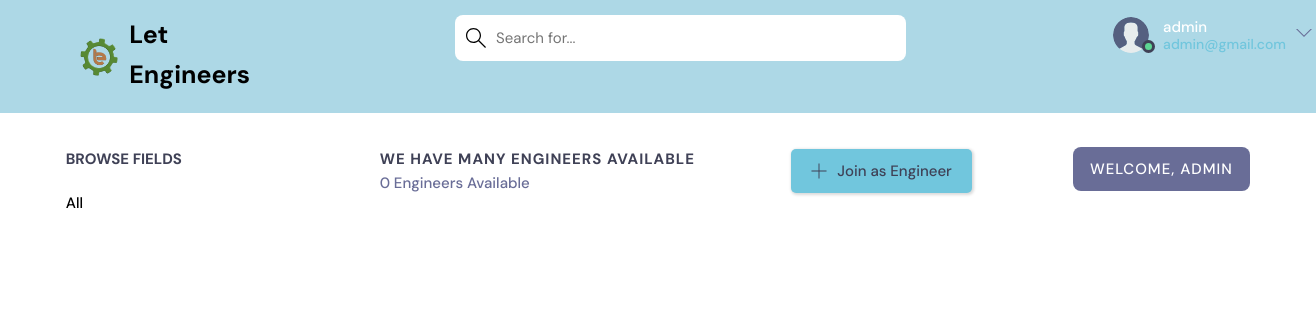
Page /home/ (signed in) on the earlier database version.
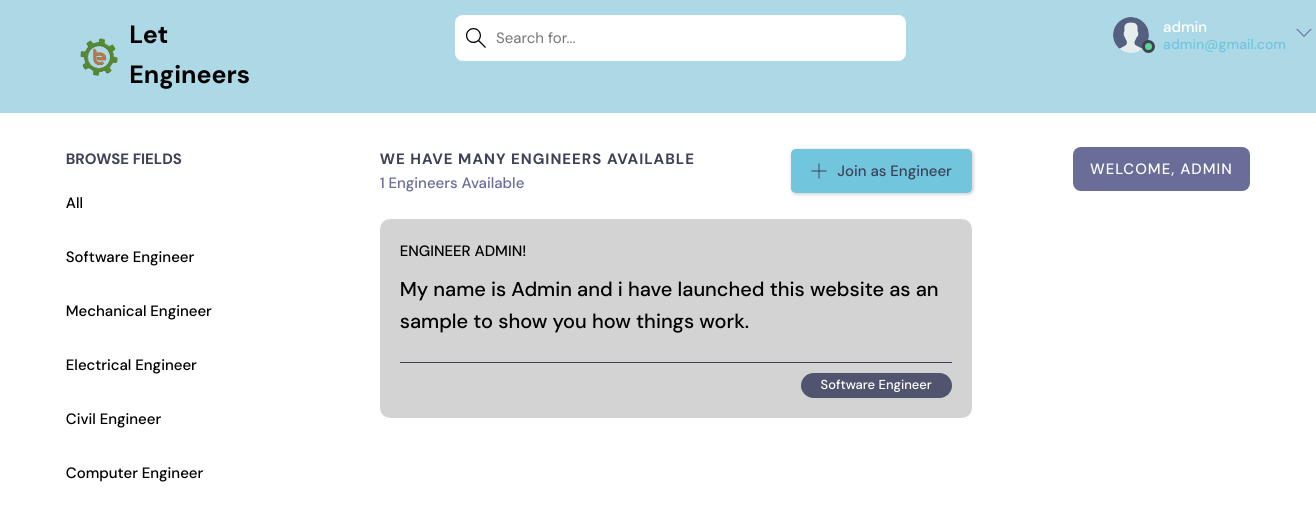
Same page on the later database version.
### app1/models.py (models this page shows, shortened)
class Topic(models.Model):
    name = models.CharField(max_length=200)

class Room(models.Model):
    host =  models.ForeignKey(User, on_delete=models.SET_NULL, null=True)
    topic = models.ForeignKey(Topic, on_delete=models.SET_NULL, null=True)
    name = models.CharField(max_length=200)
    description = models.TextField(null=True, blank=True)
    participants = models.ManyToManyField(User, related_name='participants', blank=True)
    updated =models.DateTimeField(auto_now=True)
    created = models.DateTimeField(auto_now_add=True)
    class Meta:
        ordering = ['-updated', '-created']

### app1/views.py (the view)
# urls.py: path("home/", views.home, name="home"),
@login_required(login_url='index')
def home(request):
    q = request.GET.get('q') if request.GET.get('q') != None else ''
    rooms = Room.objects.filter(
        Q(topic__name__icontains=q) |
        Q(name__icontains=q) |
        Q(description__icontains=q)
    )
    topics = Topic.objects.all()[0:6]
    room_count = rooms.count()
    room_messages = Message.objects.filter(Q(room__topic__name__icontains=q))
    context = {'rooms': rooms, 'topics': topics,
               'room_count': room_count, 'room_messages': room_messages}
    return render(request, 'home_pages/home.html', context)

### app1/templates/home_pages/home.html
{% extends 'home_pages/main.html' %}
{% block content %}
    <main class="layout layout--3">
      <div class="container">
        {% include 'home_pages/topics_component.html' %}
        <div class="roomList">
          <div class="roomList__header">
            <div>
              <h2>We have many Engineers Available</h2>
              <p>{{room_count}} Engineers Available</p>
            </div>
            {% if request.user.is_authenticated %}
            <a class="btn btn--main" href="{% url 'create-room' %}">
              <svg version="1.1" xmlns="http://www.w3.org/2000/svg" width="32" height="32" viewBox="0 0 32 32">
                <title>add</title>
                <path d="M16.943 0.943h-1.885v14.115h-14.115v1.885h14.115v14.115h1.885v-14.115h14.115v-1.885h-14.115v-14.115z"></path>
              </svg>
              Join as Engineer
            </a>
            {% endif %}
          </div>
          {% include 'home_pages/feed_component.html' %}
        </div>
        {% include 'home_pages/activity_component.html' %}
      </div>
    </main>
{% endblock %}

### app1/templates/home_pages/topics_component.html
<div class="topics">
    <div class="topics__header">
      <h2>Browse Fields</h2>
    </div>
    <ul class="topics__list">
      <li>
        <a href="{% url 'home' %}" >All  </a>
      </li>
      {% for topic in topics %}
      <li>
        <a href="{% url 'home' %}?q={{topic.name}}">{{topic.name}}   </a>
      </li>
      {% endfor %}
    </ul>
  </div>

### app1/templates/home_pages/feed_component.html (shortened to what this page needs)
{% for room in rooms%}
<div class="roomListRoom">
    <div class="roomListRoom__header">
      <a href="{% url 'user-profile' room.host.id %}" class="roomListRoom__author">
        <span>Engineer {{room.host.username}}!</span>
      </a>
    </div>
    <div class="roomListRoom__content">
      <a href="{% url 'user-profile' room.host.id %}">{{room.name}}</a>
    </div>
    <div class="roomListRoom__meta">
      <p class="roomListRoom__topic">{{room.topic.name}}</p>
    </div>
  </div>
  {% endfor %}

Differences in the rows shown:
added Topic: name "Software Engineer"
added Topic: name "Mechanical Engineer"
added Topic: name "Electrical Engineer"
added Topic: name "Civil Engineer"
added Topic: name "Computer Engineer"
added Room: host.username "ADMIN", name "My name is Admin and i have launched this website as an sample to show you how things work.", topic.name "Software Engineer"
Other differences:
{{ room_count }}: "0" → "1"
